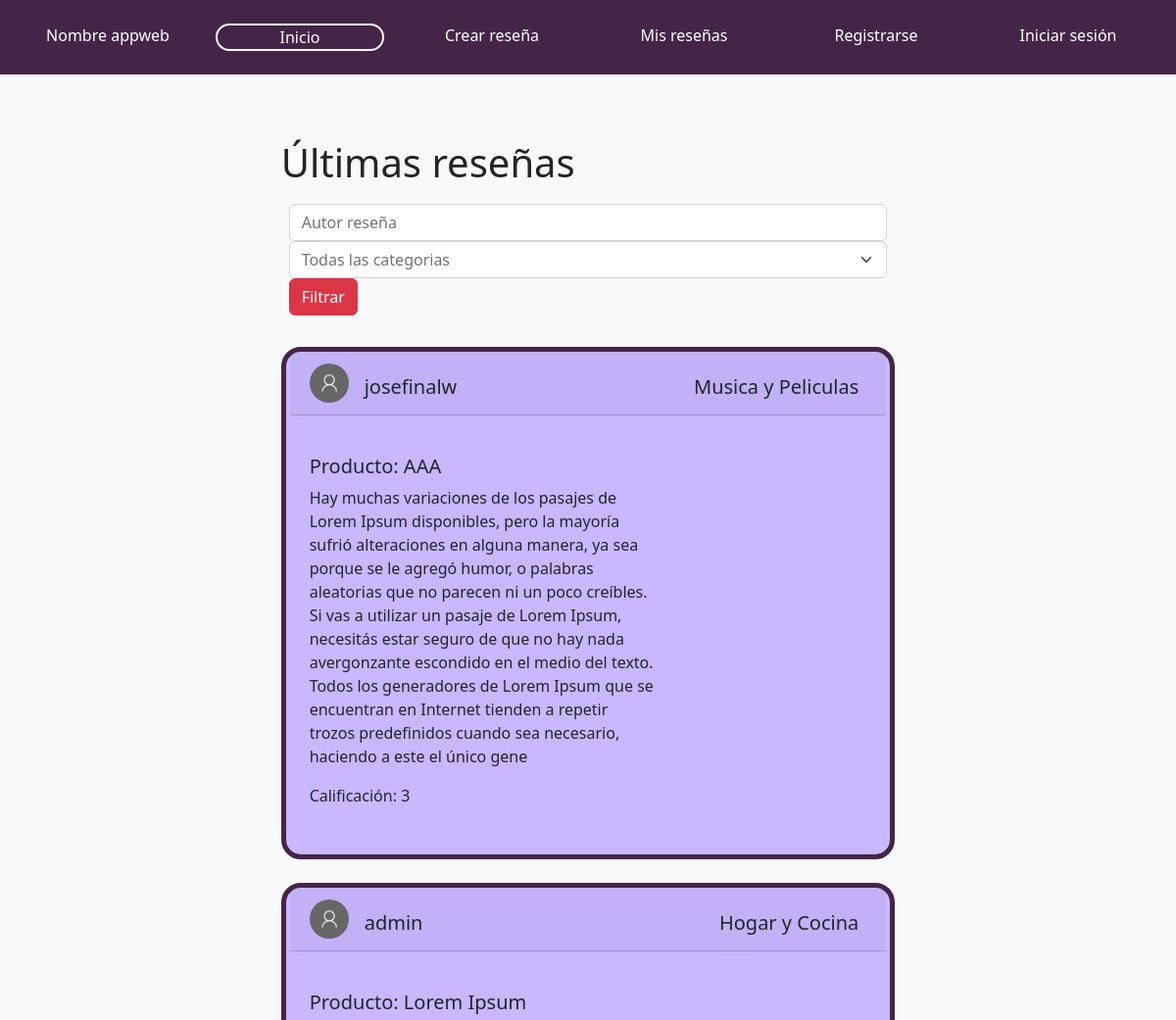
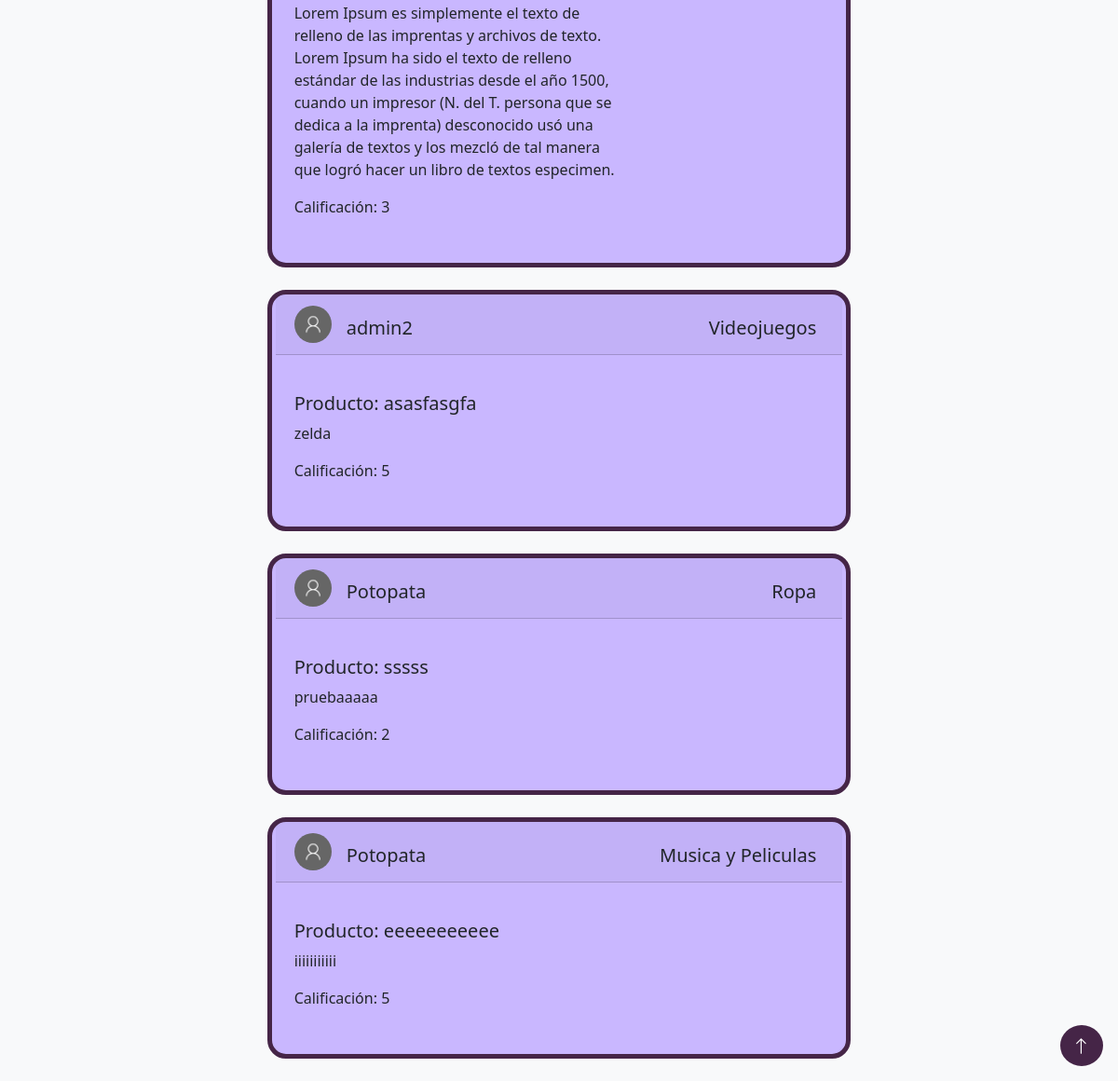
Page /ShowReviews/ on the earlier database version (2 pictures, top to bottom).
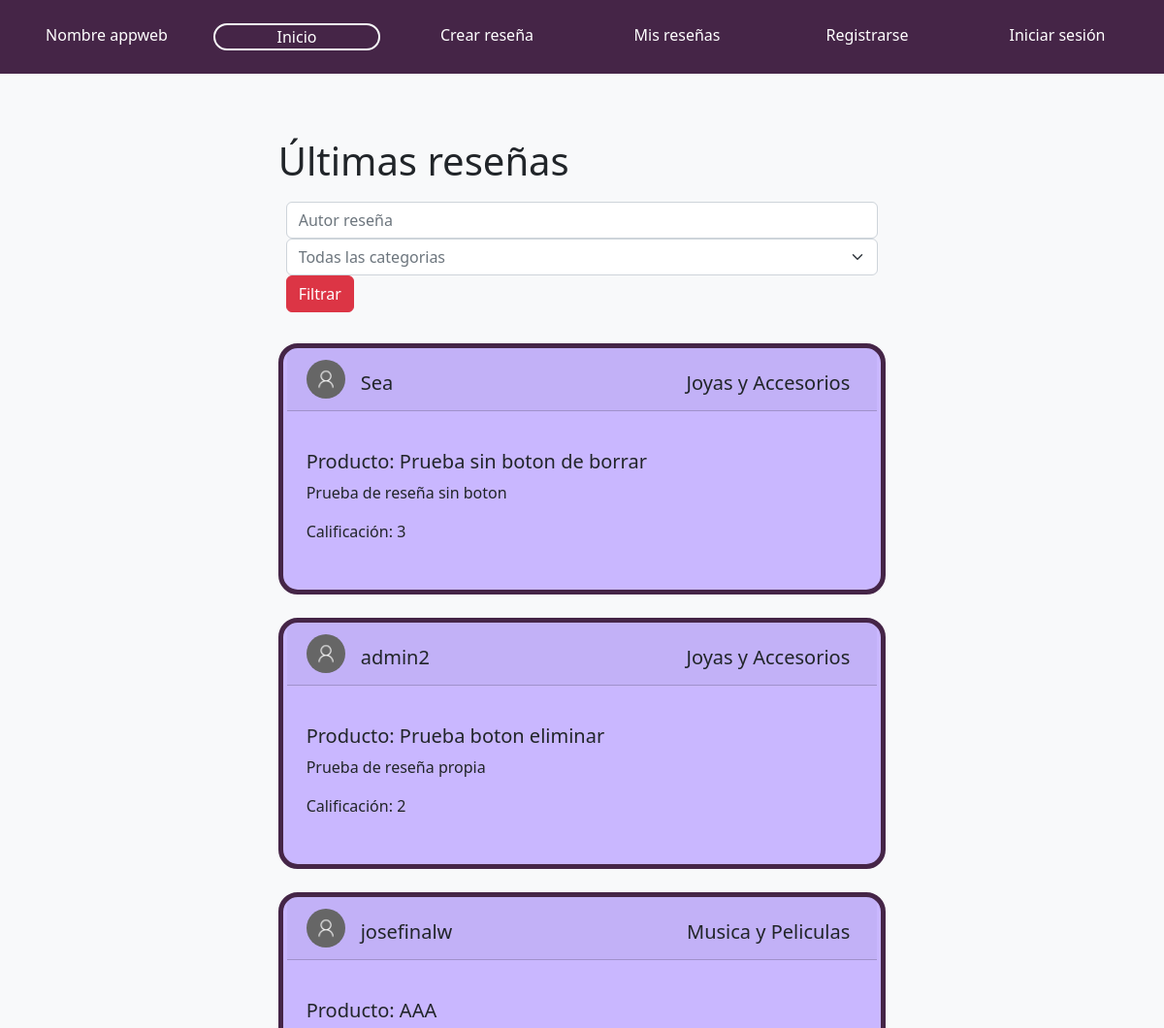
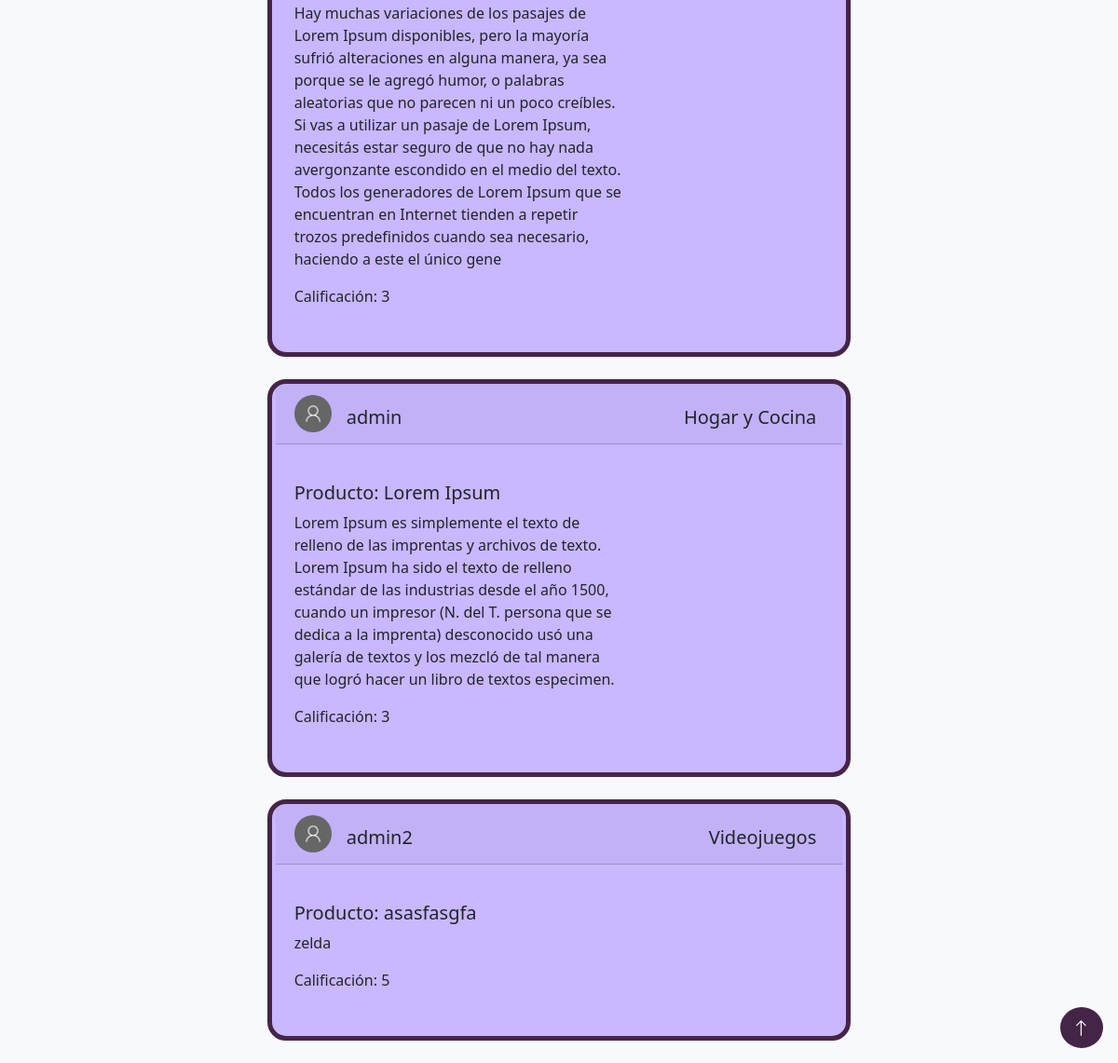
Same page on the later database version (2 pictures, top to bottom).
### reviews/models.py (models this page shows, shortened)
class Review(models.Model):  # Todolist able name that inherits models.Model
    product_name = models.CharField(max_length=100)# autodesc
    category = models.CharField(max_length=50,  blank=True, null=True)
    content =	models.TextField(max_length=500)# donde se obtuvo, es un alimento, herramienta, etc. como se utiliza, precio
    creation_date = models.DateField(default=timezone.now().strftime("%Y-%m-%d"))# autodesc
    CATEGORIES = [
       (1, "ONE_STAR"),
       (2, "TWO_STARS"),
       (3, "THREE_STARS"),
       (4, "FOUR_STARS"),
       (5, "FIVE_STARS"),
    ]
    punctuation = models.IntegerField(choices=CATEGORIES, default=CATEGORIES[2][1], help_text="Puntuación")
    author_nickname =  models.ForeignKey(User, blank=True, null=True, on_delete=models.CASCADE)# autodesc
    object_image = models.ImageField(null=True, blank=True, upload_to="review_images/")

class User(AbstractUser):
   birthdate = models.DateField(null=True, blank=True)
   country = models.CharField(max_length=50,  blank=True, null=True)

### reviews/views.py (the view)
# urls.py: path('ShowReviews/', views.ShowReviews, name='ShowReviews'),
def ShowReviews(request):
        last_five_objects = Review.objects.order_by('-id')[:5]
        filterForm = FilterAllReviews()
        return render(request, 'reviews/showReview.html', {'filterForm':filterForm, 'reviews': last_five_objects, 'categories': categories})

### reviews/forms.py
class FilterAllReviews(forms.Form):
        username = forms.CharField(label="Autor reseña", required=False, widget=forms.TextInput(attrs={'placeholder':'Autor reseña', 'class': 'form-control'}))
        choices = [("0", "Todas las categorias")]
        choices += [(category['id'], category['name']) for category in categories]
        category = forms.ChoiceField(label='Select a country', widget=forms.Select(attrs={'class': 'form-select text-muted'}), choices=choices,  required=True)

### reviews/templates/reviews/showReview.html (shortened to what the changed rows need)
<!DOCTYPE html>
{% load static %}
<html lang="en">
<head>
    <link href="https://cdn.jsdelivr.net/npm/bootstrap@5.2.0/dist/css/bootstrap.min.css" rel="stylesheet"></head>
    <link rel="stylesheet" type="text/css" href="{% static 'reviews/styles.css' %}">
</head>
<body>
    {% block content %}
      <div id="Últimas_reseñas" class="bg-light container-fluid min-vh-100 contenido pt-5">
        <div class="row row-cols-auto">
          <div class="col-10 bg-light">
            <div class="container-fluid contenido">
        <div class="row row-cols-auto min-vh-100">
          <div class="col-8">
            {% for obj in reviews %}
                <div class="card borde morado-claro my-4">
                  <div class="row row-cols-auto card-header mx-1">
                    <div class="col-1 p-1 justify-content-center">
                      <img src="{% static 'reviews/user.png' %}" class="rounded-circle img-fluid">
                    </div>
                    <h5 class="col-4 mt-3 h-100">{{ obj.author_nickname }}</h5>
                    {% for category in categories %}
                      {% if category.id == obj.category  %}
                      <h5 style="text-align: right;" class="col-7 h-100 mt-3 card-title justify-content-right">{{ category.name }}</h5>
                      {% endif %}
                    {% endfor %}
                  </div>
                  <br>
                  <div class="row">
                    <div class="col-8">
                      <div class="card-body px-4">
                        <h5 class="card-text">Producto: {{ obj.product_name }}</h5>
                        <p class="card-text">{{ obj.content }}</p>
                        <p class="card-text">Calificación: {{ obj.punctuation }}</p>
                      </div>
                    </div>
                  </div>
                  <div class="card-body px-4">
                  </div>
                </div>
                {% endfor %}
      </div>
          </div>
        </div>
    </div>
    {% endblock %}
</body>
</html>

Differences in the rows shown:
no longer on this page (row unchanged): Review: author_nickname "Potopata", name "Ropa", product_name "sssss", content "pruebaaaaa", punctuation "2"
no longer on this page (row unchanged): Review: author_nickname "Potopata", name "Musica y Peliculas", product_name "eeeeeeeeeee", content "iiiiiiiiiii", punctuation "5"
added Review: author_nickname "Sea", name "Joyas y Accesorios", product_name "Prueba sin boton de borrar", content "Prueba de reseña sin boton", punctuation "3"
added Review: author_nickname "admin2", name "Joyas y Accesorios", product_name "Prueba boton eliminar", content "Prueba de reseña propia", punctuation "2"
